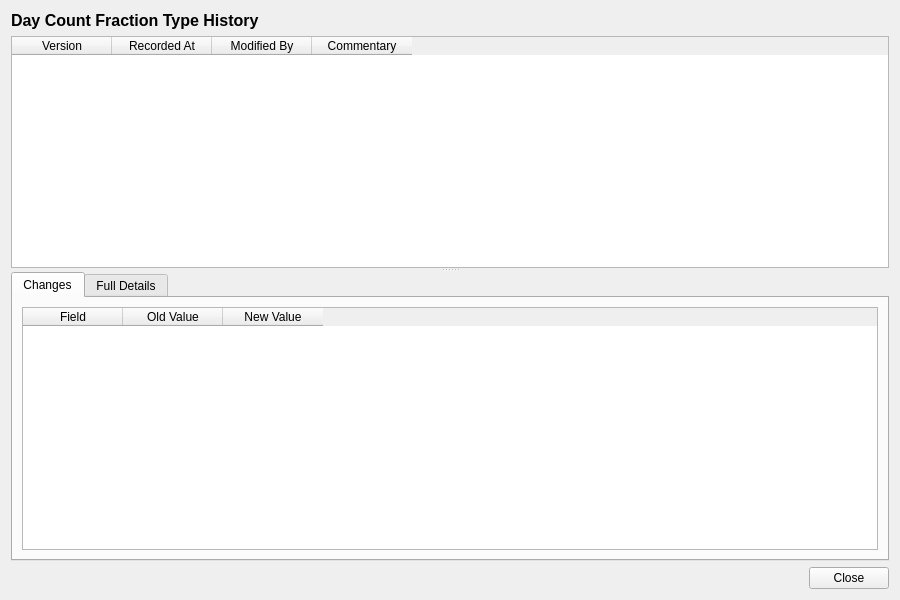
<?xml version="1.0" encoding="UTF-8"?>
<ui version="4.0">
 <class>DayCountFractionTypeHistoryDialog</class>
 <widget class="QWidget" name="DayCountFractionTypeHistoryDialog">
  <property name="geometry">
   <rect>
    <x>0</x>
    <y>0</y>
    <width>900</width>
    <height>600</height>
   </rect>
  </property>
  <property name="windowTitle">
   <string>Day Count Fraction Type History</string>
  </property>
  <layout class="QVBoxLayout" name="verticalLayout">
   <item>
    <widget class="QLabel" name="titleLabel">
     <property name="font">
      <font>
       <pointsize>12</pointsize>
       <bold>true</bold>
      </font>
     </property>
     <property name="text">
      <string>Day Count Fraction Type History</string>
     </property>
    </widget>
   </item>
   <item>
    <widget class="QSplitter" name="splitter">
     <property name="orientation">
      <enum>Qt::Vertical</enum>
     </property>
     <widget class="QTableWidget" name="versionListWidget">
      <property name="minimumHeight">
       <number>150</number>
      </property>
      <property name="maximumHeight">
       <number>250</number>
      </property>
      <property name="alternatingRowColors">
       <bool>true</bool>
      </property>
      <property name="editTriggers">
       <set>QAbstractItemView::NoEditTriggers</set>
      </property>
      <property name="selectionMode">
       <enum>QAbstractItemView::SingleSelection</enum>
      </property>
      <property name="selectionBehavior">
       <enum>QAbstractItemView::SelectRows</enum>
      </property>
      <column>
       <property name="text">
        <string>Version</string>
       </property>
      </column>
      <column>
       <property name="text">
        <string>Recorded At</string>
       </property>
      </column>
      <column>
       <property name="text">
        <string>Modified By</string>
       </property>
      </column>
      <column>
       <property name="text">
        <string>Commentary</string>
       </property>
      </column>
     </widget>
     <widget class="QWidget" name="detailWidget">
      <layout class="QVBoxLayout" name="detailLayout">
       <property name="leftMargin">
        <number>0</number>
       </property>
       <property name="topMargin">
        <number>0</number>
       </property>
       <property name="rightMargin">
        <number>0</number>
       </property>
       <property name="bottomMargin">
        <number>0</number>
       </property>
       <item>
        <widget class="QTabWidget" name="tabWidget">
         <property name="currentIndex">
          <number>0</number>
         </property>
         <widget class="QWidget" name="changesTab">
          <attribute name="title">
           <string>Changes</string>
          </attribute>
          <layout class="QVBoxLayout" name="changesTabLayout">
           <item>
            <widget class="QTableWidget" name="changesTableWidget">
             <property name="editTriggers">
              <set>QAbstractItemView::NoEditTriggers</set>
             </property>
             <property name="alternatingRowColors">
              <bool>true</bool>
             </property>
             <property name="selectionMode">
              <enum>QAbstractItemView::SingleSelection</enum>
             </property>
             <property name="selectionBehavior">
              <enum>QAbstractItemView::SelectRows</enum>
             </property>
             <column>
              <property name="text">
               <string>Field</string>
              </property>
             </column>
             <column>
              <property name="text">
               <string>Old Value</string>
              </property>
             </column>
             <column>
              <property name="text">
               <string>New Value</string>
              </property>
             </column>
            </widget>
           </item>
          </layout>
         </widget>
         <widget class="QWidget" name="fullDetailsTab">
          <attribute name="title">
           <string>Full Details</string>
          </attribute>
          <layout class="QVBoxLayout" name="fullDetailsTabLayout">
           <item>
            <widget class="QScrollArea" name="scrollArea">
             <property name="widgetResizable">
              <bool>true</bool>
             </property>
             <widget class="QWidget" name="scrollAreaWidgetContents">
              <property name="geometry">
               <rect>
                <x>0</x>
                <y>0</y>
                <width>560</width>
                <height>450</height>
               </rect>
              </property>
              <layout class="QFormLayout" name="formLayout">
               <item row="0" column="0">
                <widget class="QLabel" name="codeLabel">
                 <property name="text">
                  <string>Code:</string>
                 </property>
                </widget>
               </item>
               <item row="0" column="1">
                <widget class="QLabel" name="codeValue">
                 <property name="text">
                  <string/>
                 </property>
                </widget>
               </item>
               <item row="1" column="0">
                <widget class="QLabel" name="nameLabel">
                 <property name="text">
                  <string>Name:</string>
                 </property>
                </widget>
               </item>
               <item row="1" column="1">
                <widget class="QLabel" name="nameValue">
                 <property name="text">
                  <string/>
                 </property>
                </widget>
               </item>
               <item row="2" column="0">
                <widget class="QLabel" name="descriptionLabel">
                 <property name="text">
                  <string>Description:</string>
                 </property>
                </widget>
               </item>
               <item row="2" column="1">
                <widget class="QLabel" name="descriptionValue">
                 <property name="text">
                  <string/>
                 </property>
                </widget>
               </item>
               <item row="3" column="0">
                <widget class="QLabel" name="display_orderLabel">
                 <property name="text">
                  <string>Display Order:</string>
                 </property>
                </widget>
               </item>
               <item row="3" column="1">
                <widget class="QLabel" name="displayOrderValue">
                 <property name="text">
                  <string/>
                 </property>
                </widget>
               </item>
               <item row="4" column="0">
                <widget class="QLabel" name="versionNumberLabel">
                 <property name="text">
                  <string>Version:</string>
                 </property>
                </widget>
               </item>
               <item row="4" column="1">
                <widget class="QLabel" name="versionNumberValue">
                 <property name="text">
                  <string/>
                 </property>
                </widget>
               </item>
               <item row="5" column="0">
                <widget class="QLabel" name="modifiedByLabel">
                 <property name="text">
                  <string>Modified By:</string>
                 </property>
                </widget>
               </item>
               <item row="5" column="1">
                <widget class="QLabel" name="modifiedByValue">
                 <property name="text">
                  <string/>
                 </property>
                </widget>
               </item>
               <item row="6" column="0">
                <widget class="QLabel" name="recordedAtLabel">
                 <property name="text">
                  <string>Recorded At:</string>
                 </property>
                </widget>
               </item>
               <item row="6" column="1">
                <widget class="QLabel" name="recordedAtValue">
                 <property name="text">
                  <string/>
                 </property>
                </widget>
               </item>
               <item row="7" column="0">
                <widget class="QLabel" name="changeCommentaryLabel">
                 <property name="text">
                  <string>Change Commentary:</string>
                 </property>
                </widget>
               </item>
               <item row="7" column="1">
                <widget class="QLabel" name="changeCommentaryValue">
                 <property name="text">
                  <string/>
                 </property>
                 <property name="wordWrap">
                  <bool>true</bool>
                 </property>
                </widget>
               </item>
              </layout>
             </widget>
            </widget>
           </item>
          </layout>
         </widget>
        </widget>
       </item>
      </layout>
     </widget>
    </widget>
   </item>
   <item>
    <layout class="QHBoxLayout" name="buttonLayout">
     <item>
      <spacer name="horizontalSpacer">
       <property name="orientation">
        <enum>Qt::Horizontal</enum>
       </property>
       <property name="sizeHint" stdset="0">
        <size><width>40</width><height>20</height></size>
       </property>
      </spacer>
     </item>
     <item>
      <widget class="QPushButton" name="closeButton">
       <property name="text">
        <string>Close</string>
       </property>
      </widget>
     </item>
    </layout>
   </item>
  </layout>
 </widget>
 <resources/>
 <connections/>
</ui>
